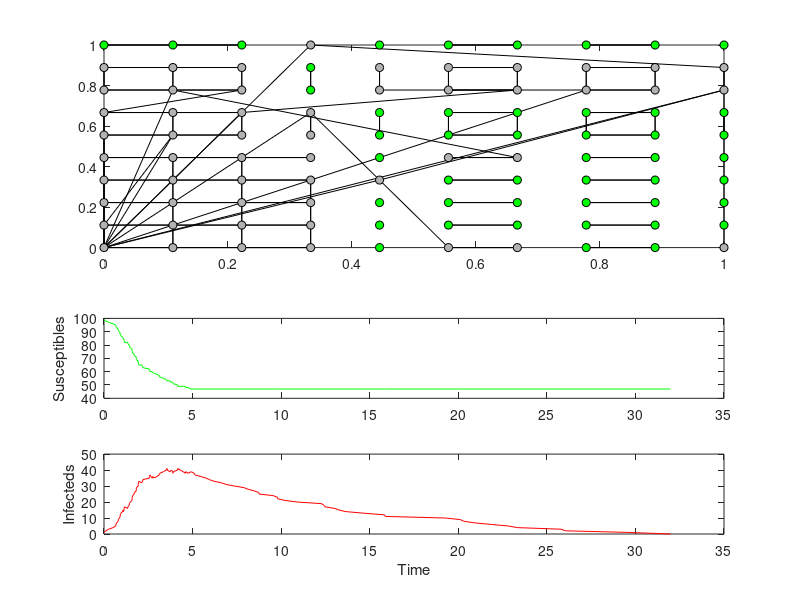

This figure's MATLAB source:
function [t,S,I] = Program_7_7(MaxTime,N,n,tau,gamma,Type)
%
%
%
% Program_7_7( N, n, tau, gamma, MaxTime, Type)
%      This is the MATLAB version of program 7.7 from page 280 of
% "Modeling Infectious Disease in humans and animals"
% by Keeling & Rohani.
%
% It is an SIR disease spread through a network. Allowed
% network types are 'Random','Spatial','Lattice' and 'SmallWorld'
%
% We assume N individuals, each with an averge of n contacts.

% In this model we define an individual by their status flag:
% Status=1   =>  Susceptible
% Status=2   =>  Infectious
% Status=0   =>  Recovered

% Sets up default parameters if necessary.
if (~exist('N', 'var'))
        N = 100;
end
if (~exist('n', 'var'))
        n = 2;
end
if (~exist('tau', 'var'))
        tau = 1;
end
if (~exist('gamma', 'var'))
        gamma = 0.1;
end
if (~exist('MaxTime', 'var'))
        MaxTime = 1000;
end
if (~exist('opt', 'var'))
        Type = 'SmallWorld';
end

% Checks all the parameters are valid
CheckGreater(N,0,'Number of individuals N');
CheckGreater(n,0,'Number of neighbours n');
CheckGreater(tau,0,'tau');
CheckGreater(gamma,0,'gamma');
CheckGreater(MaxTime,0,'MaxTime');

%Initialise the Network
% (X,Y) is location, G is the network graph matrix
% this means we use S and I for the number of susceptibles and infecteds

[X,Y,G,N]=Create_Network(N,n,Type);
Status=1+0*X; Status(1)=2;
Rate=0*X; Rate(1)=gamma; Rate(find(G(:,1)))=tau;

t=0; i=1; S=N-1; I=1;
% The main iteration
subplot(2,1,1);
[j,k,s]=find(G);
plot([X(j) X(k)]',[Y(j) Y(k)]','-k');
hold on
Col=[0.7 0.7 0.7; 0 1 0; 1 0 0];
for k=1:N
    H(k)=plot(X(k),Y(k),'ok','MarkerFaceColor','g');
end
set(H(1),'MarkerFaceColor','r');
hold off;
drawnow;

while (t(length(t))<MaxTime & I(end)>0)
    [step,Rate,Status,e]=Iterate(Rate,Status,G,tau,gamma);
    i=i+1;
    t(i)=t(i-1)+step;
    S(i)=length(find(Status==1));
    I(i)=length(find(Status==2));
    set(H(e),'MarkerFaceColor',Col(Status(e)+1,:));

    %     subplot(2,1,1);
    %     [j,k,s]=find(G);
    %     plot([X(j) X(k)]',[Y(j) Y(k)]','-k');
    %     hold on
    %     s=find(Status==0); plot(X(s),Y(s),'ok','MarkerFaceColor',[0.7 0.7 0.7],'MarkerSize',8);
    %     s=find(Status==1); plot(X(s),Y(s),'ok','MarkerFaceColor','g','MarkerSize',8);
    %     s=find(Status==2); plot(X(s),Y(s),'ok','MarkerFaceColor','r','MarkerSize',10);
    %     hold off;

    subplot(4,1,3);
    plot(t,S,'-g');
    ylabel 'Susceptibles'
    subplot(4,1,4);
    plot(t,I,'-r');
    ylabel 'Infecteds'
    xlabel 'Time'
    drawnow;
    [];
end


% Create the Network
function [X,Y,G,N]=Create_Network(N,n,Type);

if n > (N-1)
    error('Impossible to have an average of %d contacts with a population size of %d',n,N);
end

G=sparse(1,1,0,N,N);
X=rand(N,1); Y=rand(N,1);
switch Type

    case {'Random','random'}
        contacts=0;
        while(contacts<n*N)
            i=ceil(rand(1,1)*N); j=ceil(rand(1,1)*N);
            if i~=j & G(i,j)==0
                contacts=contacts+2;
                G(i,j)=1; G(j,1)=1;
            end
        end
                
    case {'Spatial','spatial'}
        D=(X*ones(1,N) - ones(N,1)*X').^2 + (Y*ones(1,N) - ones(N,1)*Y').^2;
        Prob=exp(-D*5)-rand(N,N); Prob=triu(Prob,1)-1e100*tril(ones(N,N),0);
        [y i]=sort(reshape(Prob,N*N,1));
        p=i(end+[(1-n*N/2):1:0]);
        i=1+mod(p-1,N); j=1+floor((p-1)/N);
        G=sparse([i; j],[j; i],1,N,N);

    case {'Lattice','lattice'}
        if mod(sqrt(N),1)~=0
            warning('N=%d is not a square number, rounding to %d',N,round(sqrt(N)).^2);
            N=round(sqrt(N)).^2;
        end
        [X,Y]=meshgrid([0:(sqrt(N)-1)]/(sqrt(N)-1));
        X=reshape(X,N,1); Y=reshape(Y,N,1);
        D=(X*ones(1,N) - ones(N,1)*X').^2 + (Y*ones(1,N) - ones(N,1)*Y').^2;
        Prob=triu(D,1)+1e100*tril(ones(N,N),0);
        [y i]=sort(reshape(Prob,N*N,1));
        p=i(1:(n*N/2 - 2*sqrt(N)));
        i=1+mod(p-1,N); j=1+floor((p-1)/N);
        G=sparse([i; j],[j; i],1,N,N);

    case {'SmallWorld','Smallworld','smallworld'}
        if mod(sqrt(N),1)~=0
            warning('N=%d is not a square number, rounding to %d',N,round(sqrt(N)).^2);
            N=round(sqrt(N)).^2;
        end
        [X,Y]=meshgrid([0:(sqrt(N)-1)]/(sqrt(N)-1));
        X=reshape(X,N,1); Y=reshape(Y,N,1);
        D=(X*ones(1,N) - ones(N,1)*X').^2 + (Y*ones(1,N) - ones(N,1)*Y').^2;
        Prob=triu(D,1)+1e100*tril(ones(N,N),0);
        [y i]=sort(reshape(Prob,N*N,1));
        p=i(1:(n*N/2 - 2*sqrt(N)));
        i=1+mod(p-1,N); j=1+floor((p-1)/N);
        G=sparse([i; j],[j; i],1,N,N);
        % Already made a lattice, now add R random connections
        R=10;
        for k=1:R
            i=1; j=1;
            while (i==j | G(i,j)==1)
                i=ceil(rand(1,1)*N); j=ceil(rand(1,1)*N);
            end
            G(i,j)=1; G(j,1)=1;
        end
        
    otherwise
        error('Do not recognise network type %s',Type);
end



%Do the Up-Dating.
function [step,Rate,Status,Event]=Iterate(Rate,Status,G,tau,gamma);

Sum=sum(Rate); Cum=cumsum(Rate);

Event=min(find(Cum>rand(1,1)*Sum));

Status(Event)=mod(Status(Event)+1,3);

contacts=find(G(:,Event) & Status==1);
switch Status(Event)
    case 1
        
    case 2
        Rate(Event)=gamma;
        Rate(contacts)=Rate(contacts)+tau;
        G(Event,:)=0;
    case 0
        % For SIR type dynamics we require the following 2 lines
        Rate(Event)=0;
        Rate(contacts)=Rate(contacts)-tau;

        % For SIS type dynamics we require the following 3 lines
	%Status(Event)=1;
        %Rate(Event)=tau*length(find(G(:,Event) & Status==2));
        %Rate(contacts)=Rate(contacts)-tau;

end
Rate=Rate.*sign(Status);

step=-log(rand(1,1))/Sum;

% Does a simple check on the value
function []=CheckGreaterOrEqual(Parameter, Value, str)

m=find(Parameter<Value);
if length(m)>0
    error('Parameter %s(%g) (=%g) is less than %g',str,m(1),Parameter(m(1)),Value);
end

function []=CheckGreater(Parameter, Value, str)

m=find(Parameter<=Value);
if length(m)>0
    error('Parameter %s(%g) (=%g) is less than %g',str,m(1),Parameter(m(1)),Value);
end

